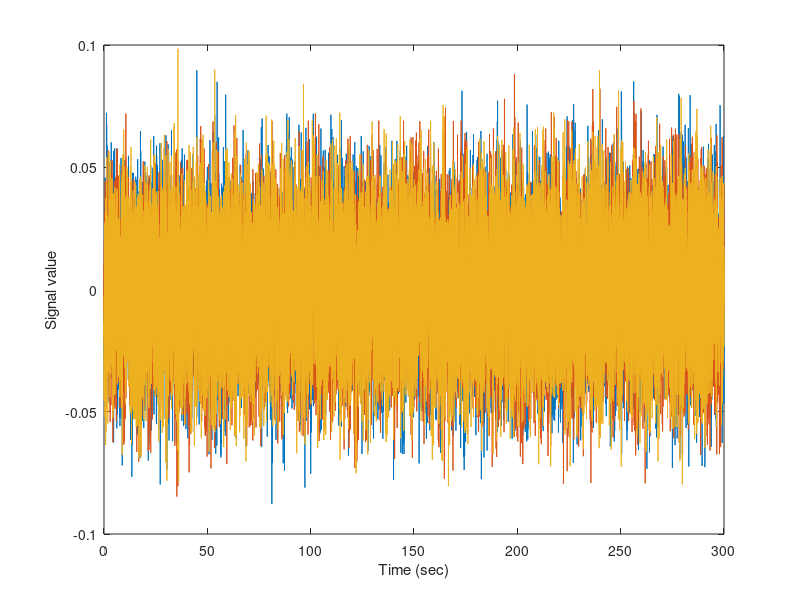

Here is the MATLAB script that generated this plot: (Note: this script raises an error after producing the figure.)
%% ROInets 1 - Introduction to orthogonalization
%
% This example uses synthetic signals to illustrate the effect of orthogonalization.
%
%% TUTORIAL
% Spatial leakage in the beamformer results in correlations between adjacent/nearby
% voxels being introduced, that are not the result of correlations in neural
% activity. As an approximation, this can be corrected for by removing all zero-lag
% correlations. Note that this does not eliminate correlations in the amplitude
% envelopes (although it does decrease them somewhat). By doing this, the remaining
% correlation is assumed to reflect genuine functional connectivity.
% 
% To demonstrate orthogonalization in practice, this example illustrates the use of
% the low-level |ROInets| function |remove_source_leakage()| which implements the
% core orthogonalization algorithms.
%
% We generate a synthetic signal with 3 channels, and a manually specified
% covariance matrix C, using an auto-regressive model. This is done in two steps:
%
%   - first, we generate multi-variate normally distributed noise, using the Cholesky
%   decomposition of the covariance matrix C;
%   - second, we give some temporal structure to that noise by smoothing it in time
%   using an auto-regressive model (see
%   <https://uk.mathworks.com/help/signal/examples/linear-prediction-and-autoregressive-modeling.html
%   this tutorial> for details).  
%
Fs       = 100; % Hz
duration = 5*60; % 5 min
time     = 0:1/Fs:duration;
nTime    = length(time);
nVoxel   = 3;
trueCov  = [ 1.0 -0.1 0.6 ;
            -0.1  1.0 0.3 ;
             0.6  0.3 1.0 ];

% generate random data
b = fir1(1024, 0.5);
[ARfilterTerms, ARnoiseVar] = lpc(b, 7); % AR model
u = randn(nTime,nVoxel) * chol(trueCov * ARnoiseVar); % multi-variate normal
data = filter(1, ARfilterTerms, u).'; % temporal smoothing, data is nVoxel-by-nTime
figure('Name', 'Input data', 'Color', 'w');
plot(time.', data.');
xlabel('Time (sec)')
ylabel('Signal value')

%%
% Our signal has 3 'voxels' and we will assign each to its own 'parcel'
spatialBasis = eye(3);

%% 
% Notice that the signal has correlations between channels, which corresponds to the
% manually specified covariance matrix
corrcoef(data')
corrcov(trueCov)

%%
% The |remove_source_leakage()| function takes in the data matrix, as well as the
% orthogonalization method. To apply symmetric orthogonalization, we can simply call:
tic
data_orthog = ROInets.remove_source_leakage(data, 'symmetric');
toc

%%
% Now, the channels have no static zero-lag correlation
corrcoef(data_orthog')

%%
% However, the amplitude of the orthogonalized signals is quite different to the
% original signals
std(data.')
std(data_orthog.')

%%
% The 'closest' orthogonalization method also results in orthogonal signals, but
% iteratively rotates and scales the basis vectors to best preserve the original
% signals. As a result, the orthogonalized signals are still uncorrelated, but their
% amplitudes much better match the original signals
data_orthog_closest = ROInets.remove_source_leakage(data, 'closest');
corrcoef(data_orthog_closest.')
std(data_orthog_closest.')

%%
% The 'closest' orthogonalization method also results in orthogonal signals, but
% iteratively rotates and scales the basis vectors to best preserve the original
% signals. As a result, the orthogonalized signals are still uncorrelated, but their
% amplitudes much better match the original signals

%% EXERCISES
% 1. Have a closer look at the outcome of the orthogonalisation procedures, using
% simple superimposed plotting or compute correlations between the different
% orthogonalization.
%
% 2. Also, try to model a situation where one parcel gets a lot of signal from
% another one (due to a bad parcellation, for example). This can be modeled by
% increasing the correlation between e.g. parcel 1 and 3 as defined by the matrix
% multiplied in variable C (i.e. change both values of 0.6 to 0.9, for example).
% Check the outcome of the orthogonalization. Have a look at how much the
% orthogonalization changes the original signal (by simply plotting over each other
% or by calculating the correlation coefficient). What happens with the similarity
% between the original and the 'closest' orthogonalisation if there is this elevated
% mixing of signals in comparison to the example in the practical?
% 
% 3. Why would someone want to use 'symmetric' over 'closest' orthogonalization if it
% matches the original time-series so much better in terms of amplitude? Increase the
% dimensionality and/ or length of fthe time courses? and compare runtimes. Also,
% check how these two time-series compare (correlation or simple visual inspection).
